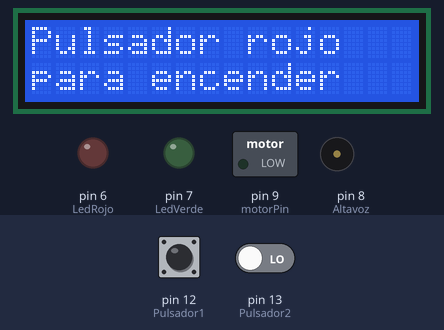
The sketch below on a simulated Arduino Uno, built with avr-gcc and run on an emulated ATmega328P. Shown: 16×2 character LCD, switched loads named in the sketch (green lamp = pin HIGH), output pins drawn as LEDs (lit = HIGH), buzzer (waves = sounding). Inputs (shaded band) come from the test bench; at power-on: pin 12 (Pulsador1) LOW, pin 13 (Pulsador2) LOW.

Above: at 1.1 s.
At 5.0 s:
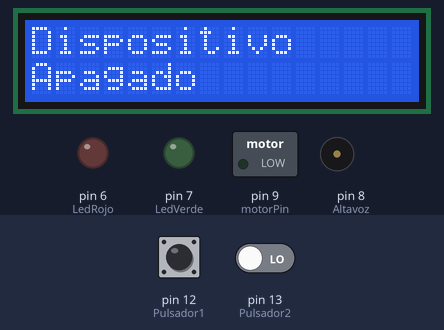
5.1 s: pin 12 (Pulsador1) pulled HIGH for 2.45 s
At 9.5 s:
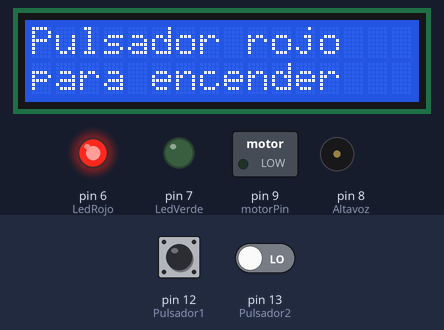
10.3 s: pin 12 (Pulsador1) driven HIGH and pin 13 (Pulsador2) driven HIGH
At 15.8 s:
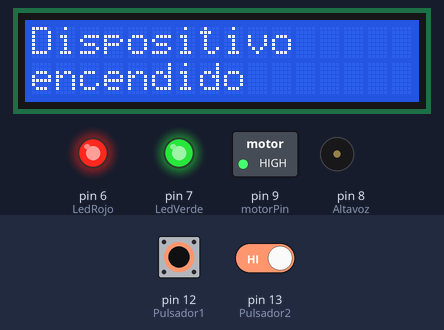
22.5 s: pin 13 (Pulsador2) driven HIGH
Timing chart, 0 to 25.5 s (numbered marks = the images above; inputs shaded):
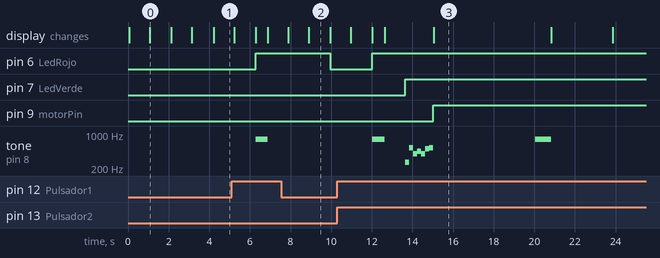

Measured:
- after the input at 5.1 s, pin 6 (LedRojo): LOW → HIGH after 1.2 s, → LOW 3.7 s later; tone on pin 8 (Altavoz): silent → 784 Hz after 1.2 s, → silent 0.60 s later; the display: first differs from a run without the input after 1.2 s (image 2 shows a later state)
- after the input at 10.3 s, pin 6 (LedRojo): LOW → HIGH after 1.7 s; pin 7 (LedVerde): LOW → HIGH after 3.3 s
- what the display in image 0 shows lasts 1.0 s, from 1.1 s to 2.1 s
- what the display in image 3 shows lasts 5.8 s, from 15.0 s to 20.8 s

The sketch:

Interacci_n_Tangible_PEC2.ino
```cpp
#include <LiquidCrystal.h>//librería para poder enviar mensajes a la LCD

LiquidCrystal lcd(11, 10, 5, 4, 3, 2);// configuramos los pines digitales que van a enviar los mensajes a la LCD
const int motorPin = 9; //definimos y fijamos el PIN que va a mandar la señal al relé en el proyecto definitivo (en el prototipo va a mandar la señal al motor)
const int Pulsador1 = 12; //definimos y fijamos el PIN del pulsador 1
const int Pulsador2 = 13; //definimos y fijamos el PIN del pulsador 2
const int LedRojo = 6; //definimos y fijamos el PIN del LED Rojo
const int LedVerde = 7; //definimos y fijamos el PIN del LED Verde
const int Altavoz = 8; //definimos y fijamos el PIN del Altavoz
int LecturaBoton1 = LOW; //definimos y fijamos el PIN del pulsador 1
int LecturaBoton2 = LOW; //definimos y fijamos el PIN del pulsador 2

void setup()
{
 //configuramos los pines de los LED como SALIDAS y los inicializamos como APAGADOS
  pinMode(LedRojo, OUTPUT);
  pinMode(LedVerde, OUTPUT);
  digitalWrite(LedRojo, LOW);
  digitalWrite(LedVerde, LOW);

  //configuramos los pines del altavoz y del motor (relé en el proyecto final) como salidas
  pinMode(Altavoz, OUTPUT);
  pinMode(motorPin, OUTPUT);

 //configuramos los pulsadores como entradas
  pinMode(Pulsador1, INPUT);
  pinMode(Pulsador2, INPUT);

}
//arrancamos el loop de funcionamiento del programa
void loop()
{

  lcd.begin(16,2); // inicializamos pantalla de 16x2, el hacerlo al principio del loop es para refrescar el estado en cada vuelta.


  LecturaBoton1 = digitalRead(Pulsador1); //leemos el pulsador 1. Si no hay actividad vamos al final del loop, alternando el mensaje "dispositivo apagado, pulse rojo para encender"

  if (LecturaBoton1 == HIGH) { //detectamos que el pulsador rojo está activo, iniciamos encendido..


    digitalWrite(LedRojo, HIGH); //encendemos el LED rojo

    //tono de espera de acción por parte del usuario. Dos tonos iguales. He tomado las frecuencias de los tonos de un archivo encontrado en un ejemplo que se llama "pitches.h".
    tone(Altavoz, 784, 300); //tono(destino, frecuencia, duración de la nota)
    delay(300); //silencio
    tone(Altavoz, 784, 500);
    delay(300);
    noTone(Altavoz); //silenciamos el altavoz

    //lanzamos a la LCD el mensaje de que el pulsador uno está activo.

    lcd.clear();//antes de lanzar un mensaje a la LCD, "limpiamos la pantalla" del contenido que pudiera tener antes.
    lcd.print("Pulsador 1");
    lcd.setCursor(0, 1); //bajamos a la segunda línea
    lcd.print("Activado");
    lcd.setCursor(0, 0);
    //y esperamos 1 segundo
    delay (1000);

    //volvemos a leer los pulsadores verde y rojo
    LecturaBoton1 = digitalRead(Pulsador1);
    LecturaBoton2 = digitalRead(Pulsador2);
    //si aún no se ha pulsado el verde, alternamos entre los mensajes "Pulsador 1 activado" y "Pulse 1+2 para encender disp." en intervalos de 1 segundo,
    //comprobando el estado de los pulsadores
      if (LecturaBoton1 == HIGH && LecturaBoton2 == LOW) {

      lcd.clear();
      lcd.print("Pulse 1+2 para");
      lcd.setCursor(0, 1);
      lcd.print("encender disp.");
      lcd.setCursor(0, 0);
      delay (1000);
      } //primer if

      LecturaBoton2 = digitalRead(Pulsador2);
      LecturaBoton1 = digitalRead(Pulsador1);
      if (LecturaBoton1 == HIGH && LecturaBoton2 == LOW) {

      lcd.clear();
      lcd.print("Pulsador 1");
      lcd.setCursor(0, 1);
      lcd.print("Activado");
      lcd.setCursor(0, 0);
      delay (1000);
      } //cierre de primer else if

      LecturaBoton1 = digitalRead(Pulsador1);
      LecturaBoton2 = digitalRead(Pulsador2);
      if (LecturaBoton1 == HIGH && LecturaBoton2 == LOW) {

      lcd.clear();
      lcd.print("Pulse 1+2 para");
      lcd.setCursor(0, 1);
      lcd.print("encender disp.");
      lcd.setCursor(0, 0);
      delay (1000);
      }//cierre de 2o else if

      LecturaBoton1 = digitalRead(Pulsador1);
      LecturaBoton2 = digitalRead(Pulsador2);
      if (LecturaBoton1 == HIGH && LecturaBoton2 == LOW) {

      lcd.clear();
      lcd.print("Pulsador 1");
      lcd.setCursor(0, 1);
      lcd.print("Activado");
      lcd.setCursor(0, 0);
      delay (1000);
      }//cierre de 3er else if

      LecturaBoton1 = digitalRead(Pulsador1);
      LecturaBoton2 = digitalRead(Pulsador2);

      if (LecturaBoton1 == HIGH && LecturaBoton2 == LOW) {

      //si no hay actividad tras 5 segundos.... apagamos el sistema por inactividad

      lcd.clear();
      lcd.print("Time Out");
      lcd.setCursor(0, 1);
      lcd.print("Apagando... ");
      lcd.setCursor(0, 0);

      //tono de apagado al altavoz
      tone(Altavoz, 1047, 300);
      delay(200);
      tone(Altavoz, 784, 300);
      delay(200);
      tone(Altavoz, 659, 300);
      delay(200);
      tone(Altavoz, 523, 300);
      delay(200);

      delay(5000); // esperamos 5 segundos antes de volver al loop inicial

      }//cierre de 4o else if


//volvemos a leer los pulsadores, ya fuera de las primeras condiciones...
    LecturaBoton1 = digitalRead(Pulsador1);
    LecturaBoton2 = digitalRead(Pulsador2);

    //si ambos botones están presionados.
      if (LecturaBoton1 == HIGH && LecturaBoton2 == HIGH) {
      digitalWrite(LedVerde, HIGH); //encendemos el LED Verde (el rojo ya estaba encendido)
      //reproducimos Sonido de Encendido. Enviamos los tonos por separado, cada uno con un silencio después.
      tone(Altavoz, 262, 250);
      delay(200);
      tone(Altavoz, 523, 250);
      delay(200);
      tone(Altavoz, 392, 250);
      delay(200);
      tone(Altavoz, 440, 250);
      delay(200);
      tone(Altavoz, 392, 250);
      delay(200);
      tone(Altavoz, 494, 250);
      delay(200);
      tone(Altavoz, 523, 250);
      delay(200);
      noTone(Altavoz);

      //y encendemos el motor (en el diseño definitivo, excitaremos el relé)
      digitalWrite(motorPin, HIGH);

      //mandamos a la LCD el mensaje de que el dispositivo está funcionando
      do{
        lcd.clear();
        lcd.print("Dispositivo");
        lcd.setCursor(0, 1);
        lcd.print("encendido");
        lcd.setCursor(0, 0);
        delay(5000); // Aunque en el definitivo serán 20 minutos, hacemos un delay de 5 segundos en el prototipo, para no tener que estar tanto tiempo esperando para el siguiente mensaje.

        //tras pasar los 20 minutos, llamamos la atención del ususario con un sonido, para preguntarle si desea continuar.
        tone(Altavoz, 784, 300);
        delay(200);
        tone(Altavoz, 784, 300);
        delay(200);
        noTone(Altavoz);
        tone(Altavoz, 784, 300);
        delay(200);
        tone(Altavoz, 784, 300);
        delay(200);
        noTone(Altavoz);
        //y lanzamos el mensaje a la pantalla de que si desea continuar, se pulse el botón verde.

        lcd.clear();
        lcd.print("Continuar?");
        lcd.setCursor(0, 1);
        lcd.print("Pulse Verde");
        lcd.setCursor(0, 0);
        delay(3000);//damos 3 segundos para que el ususario reaccione

        LecturaBoton2 = digitalRead(Pulsador2);//y leemos el pulsador 2


       }while(LecturaBoton2 == HIGH);//en caso de que se haya pulsado el verde, volvemos al inicio del "do", y repetimos el bucle esperando otros 20 minutos.

       //si no hemos confirmado el continuar encendido, pasamos al mensaje de apagado.

       //mensaje en LCD
      lcd.clear();
      lcd.print("Apagando");
      lcd.setCursor(0, 1);
      lcd.print("Dispositivo");
      lcd.setCursor(0, 0);

      //melodía de apagado en altavoz
      tone(Altavoz, 1047, 300);
      delay(200);
      tone(Altavoz, 784, 300);
      delay(200);
      noTone(Altavoz);
      tone(Altavoz, 659, 300);
      delay(200);
      tone(Altavoz, 523, 300);
      delay(200);
      noTone(Altavoz);

      //y volvemos a poner tanto los led como el motor (relé) a cero.
      digitalWrite(LedRojo, LOW);
      digitalWrite(LedVerde, LOW);
      digitalWrite(motorPin, LOW);


      delay (2000);//esperamos 2 segundos para volver al loop continuo.


    }
    else{}
  }
    else{


    //en caso de no haber existido actividad tras la primera pulsación del botón rojo, apagamos los leds y el motor, aunque pueda ser redundante.
    digitalWrite(LedRojo, LOW);
    digitalWrite(LedVerde, LOW);
    digitalWrite(motorPin, LOW);


    }

      // y este es el mensaje que veremos tanto en completa inactividad del sistema como si tras su funcionamiento se ha apagado, son dos mensajes que se alternan cada segundo.

      lcd.clear();
      lcd.print("Dispositivo");
      lcd.setCursor(0, 1);
      lcd.print("Apagado");
      lcd.setCursor(0, 0);
      delay(1000);

      lcd.clear();
      lcd.print("Pulsador rojo");
      lcd.setCursor(0, 1);
      lcd.print("para encender");
      lcd.setCursor(0, 0);
      delay(1000);

  }
```
